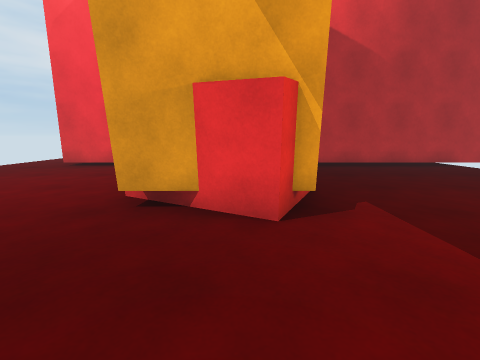
View 1 (above)

19 first-person views from a walk through a Unity game level. The camera is 1.2 m above the floor, tilts 10° down and sees 90° across. The floor is counted in squares, 1 m on a side. Each view is taken from the middle of a square. On the plan, view 1 faces up. The plan holds only what a view shows up to about 12 squares ahead; the rest is blank. The place goes on beyond the plan. Some surface patterns are stand-ins.

View 2
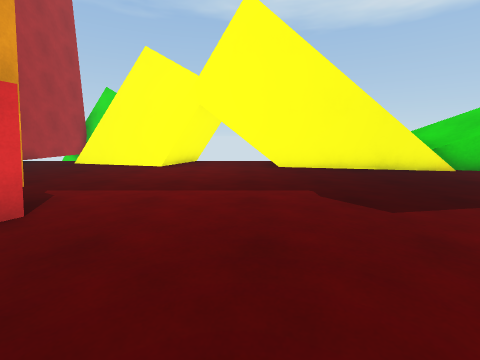

View 3
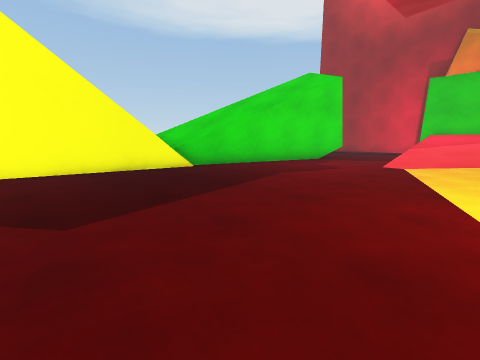

View 4
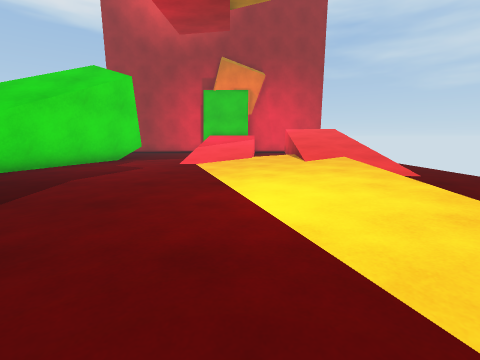

View 5
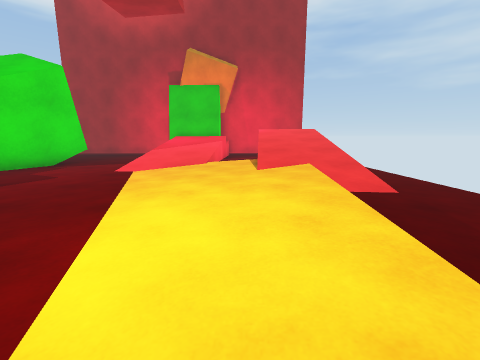

View 6
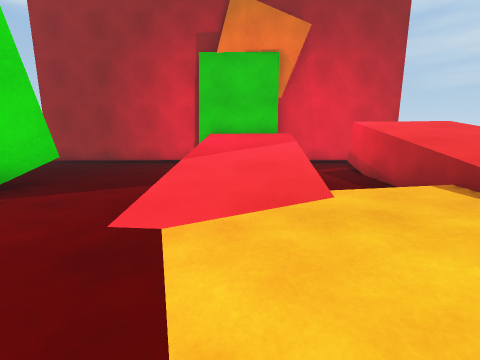

View 7
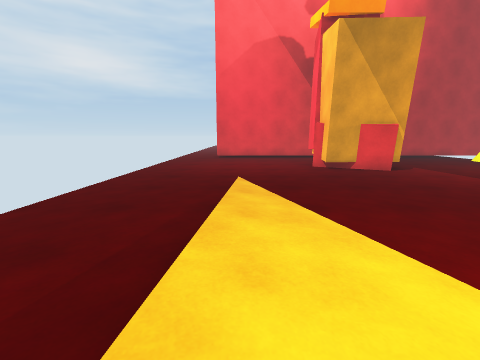

View 8
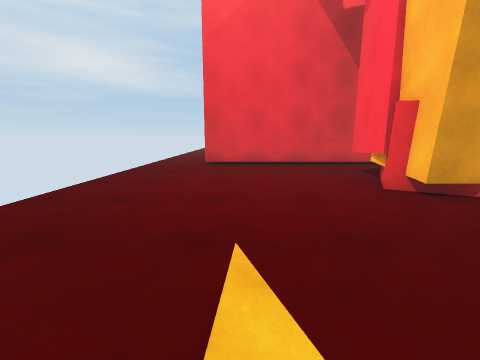

View 9
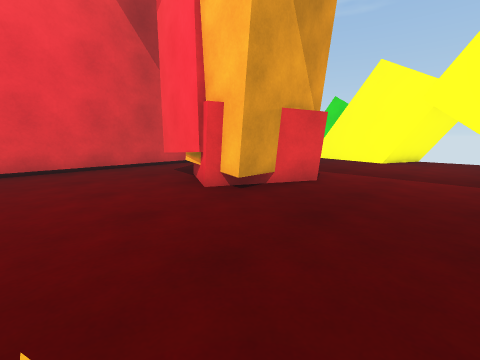

View 10
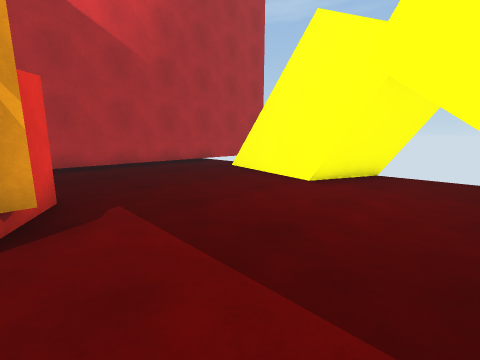

View 11
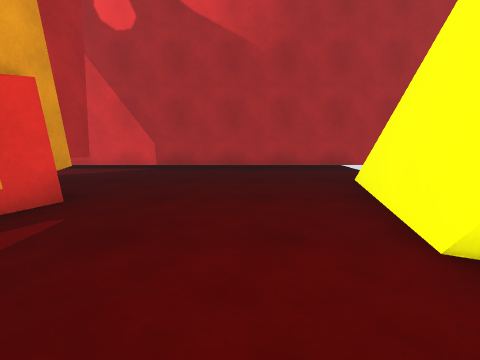

View 12
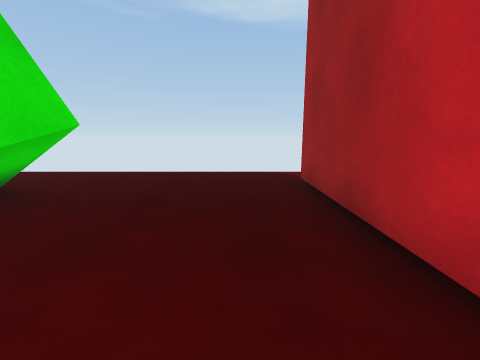

View 13
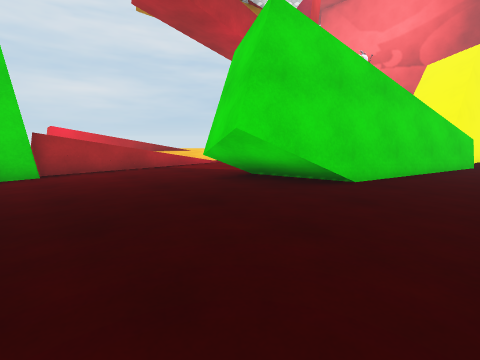

View 14
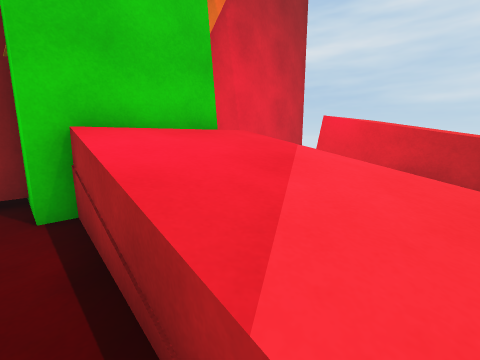

View 15
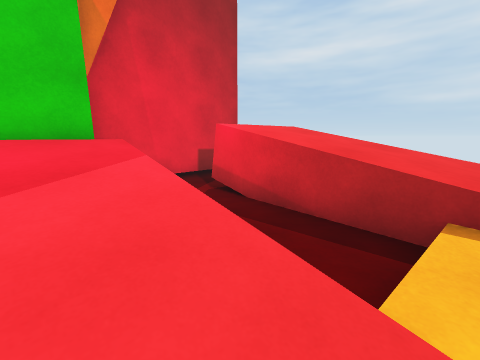

View 16
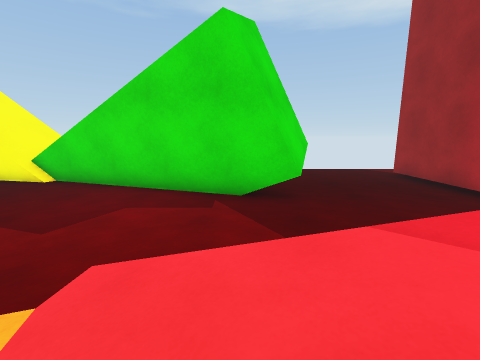

View 17
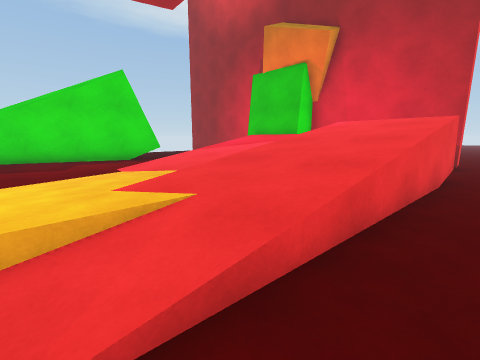

View 18
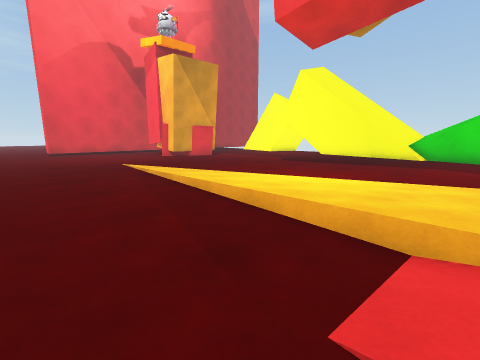

View 19
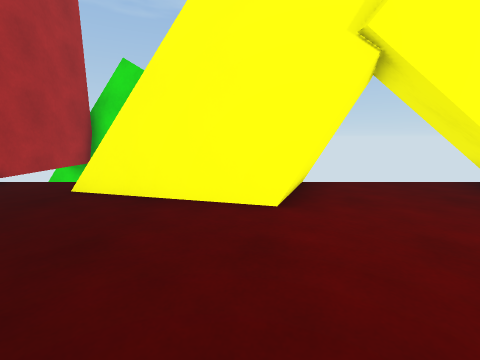

### Floor plan
Key: @ floor where view 1 was taken; # wall or solid block; x gap in a wall; . main floor; : floor 0.25 m higher than the main floor; + floor 0.5 m higher than the main floor; * floor 1.25 m higher than the main floor; % floor 1.5 m higher than the main floor; & floor 1.75 m higher than the main floor; / step, stairs or slope; = window, fence, low wall or low ledge; ^ raised ledge; v drop or lower ground.
Columns run from 10 left of view 1 to 10 right of it. Each row starts with its distance up from view 1.
 12 ..      .........
 11 ...
 10 ...##################
  9 ....................
  8 ........###.........
  7 ........####......##
  6 ........#  #......##
  5 ........#  #......#
  4 ........####......#
  3 ..................##
  2 ..................###
  1 ....................x
  0 ..........@......##.
 -1 .................###
 -2 .................###
 -3 ................## #
 -4 ....:...........#  #
 -5 ....:...........####
 -6 .../:...........###^
 -7 .../::..........^^^^
 -8 .../::..........^^^x
 -9 .../::.........####.
-10 ././:::........####.
-11 .///:::........###..
-12 .=//+::.......####..
-13 .v//+:::......####..
-14 .=///::://...####...
-15 .=//v..///...####...
-16 .*//v.=///...####...
-17 .////.=///....##....
-18 .&%%..=///..........
-19 .#v v.v***..........
-20 .. ...####..........
-21 .. ...#####.........
-22 .######   ########..

Where each view was taken, in squares from view 1:
view 1: 0 up, 0 right, facing up
view 2: 0 up, 3 left, facing right
view 3: 2 down, 3 left, facing down-right
view 4: 2 down, 3 left, facing down
view 5: 4 down, 5 left, facing down
view 6: 10 down, 2 left, facing down
view 7: 7 down, 6 left, facing up
view 8: 1 down, 6 left, facing up
view 9: 0 up, 6 left, facing up-right
view 10: 0 up, 1 right, facing up-right
view 11: 1 up, 5 right, facing up
view 12: 20 down, 1 right, facing right
view 13: 21 down, 9 right, facing up-left
view 14: 16 down, 0 right, facing down-left
view 15: 14 down, 2 left, facing down-left
view 16: 15 down, 3 left, facing right
view 17: 10 down, 10 left, facing down-right
view 18: 10 down, 10 left, facing up-right
view 19: 4 up, 3 right, facing right
